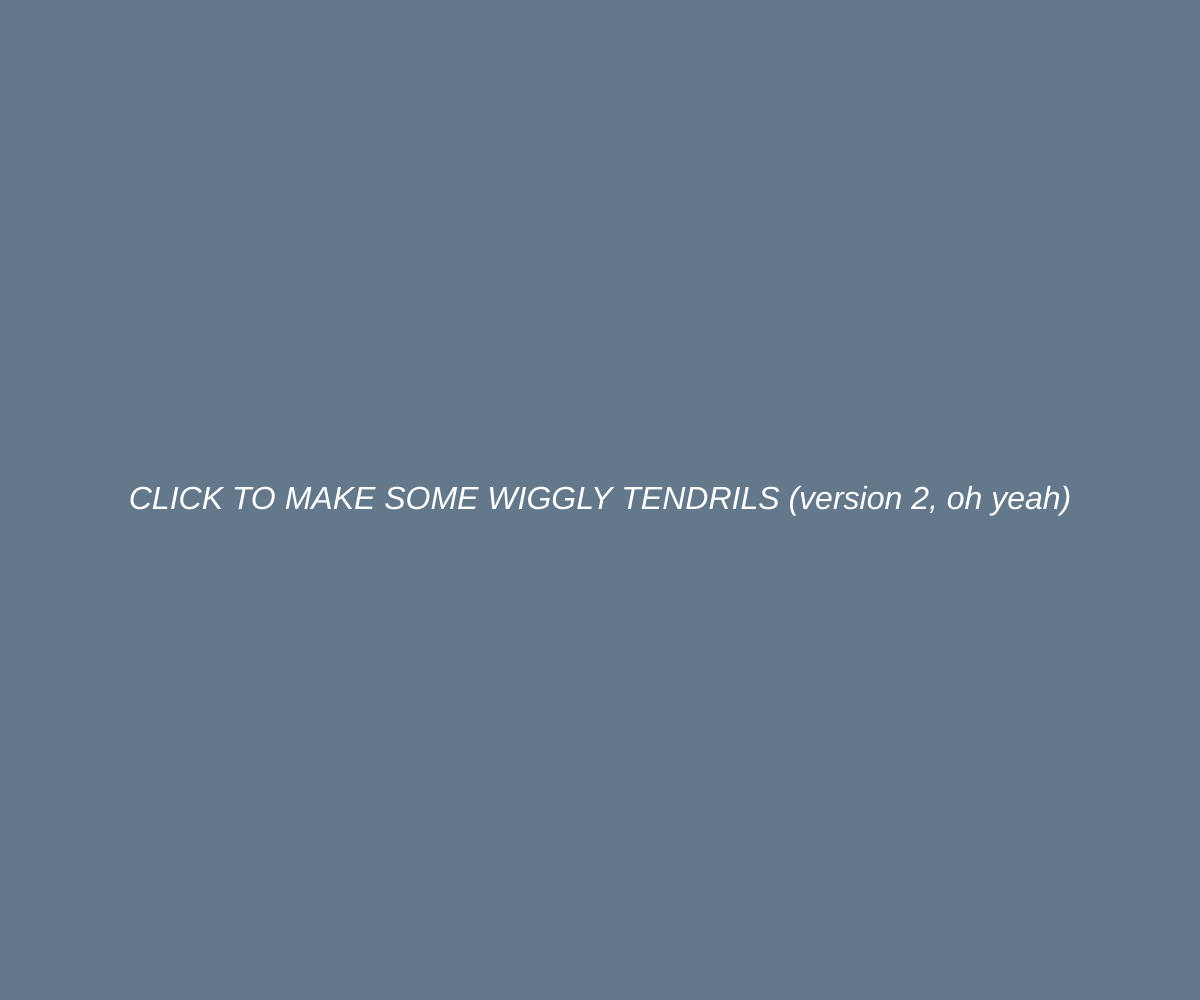
Frame 1 (no input)
Frame 60 (no input): identical to frame 1, image omitted
Frame 120 (the mouse pressed at the canvas centre since frame 60): identical to frame 1, image omitted

The p5.js sketch that drew this single still picture (run headless with seeded random() and noise() and a simulated clock; from frame 60 on, the mouse is pressed at the canvas centre):

// p5.js sketch
// ── sketch.js
var wircles = [];
var itr = 0;
var diam = 20;
var textFader = 255;

function setup() {
  createCanvas(windowWidth, windowHeight);
}

function draw() {
	
	background(100, 120, 140);

  if(wircles.length > 0 && textFader > 0)
		textFader -= 2;

    
  if(textFader > 0){
    fill(255, textFader);
    textSize(32);
    textAlign(CENTER, CENTER);
    textStyle(ITALIC);
   	text("CLICK TO MAKE SOME WIGGLY TENDRILS (version 2, oh yeah)", width/2, height/2); 
  }
	
	for (var i = 0; i < wircles.length; i++){
		wircles[i].resetHit();
    wircles[i].move();
    wircles[i].checkHit();
		wircles[i].display();
   // wircles[wircles.length-1].debug();
	}
	
}

function mouseClicked(){
	wircles.push(new Wircle(itr++));
}

function Wircle(id) {
	
  this.id = id;
  
	this.x = mouseX;
	this.y = mouseY;
	
	this.homeX = width/2;
	this.distance = this.homeX - this.x;
	this.speed = this.distance * .05;
  
  this.accel = this.distance/200;
  
  this.drag = .99;

	
	this.move = function() {
    
    this.distance = this.homeX - this.x;
    this.accel = this.distance/800;
    this.speed += this.accel;
    this.speed *= this.drag;
		this.x += this.speed;
    
    this.hit = [];
	
	}
	
	this.display = function() {
    stroke(255);
    noFill();
    curve(width/2, height, width/2, height, this.x, this.y, this.x-(5*this.distance), this.y-((height-this.y)/2));
	
  	noStroke();
		fill(200);
		ellipse(this.x, this.y, diam);
  }
  
  this.debug = function(){
   	textSize(32);
    fill(255);
  	text("Distance: " + this.distance, 10, 50);
    text("Speed: " + this.speed, 10, 100);
    text("Acceleration: " + this.accel, 10, 150);
  }
  
  this.checkHit = function(){
  	for(var i = 0; i < wircles.length; i++){
    	if(i == this.id)
        continue;
      for(var j = 0; j < this.hit.length; j++){
        if(this.hit[j] == i)
          continue;
      }
      
      if(dist(this.x, this.y, wircles[i].x, wircles[i].y) < diam){
       	this.hit.push(i);
        
        
        var tmp = this.speed;
        this.speed = wircles[i].speed;
        
        wircles[i].hit.push(this.id);
        wircles[i].speed = tmp;
      }
      
    }
  }
  
  this.resetHit = function(){
    this.hit = [];
  }
  
}
